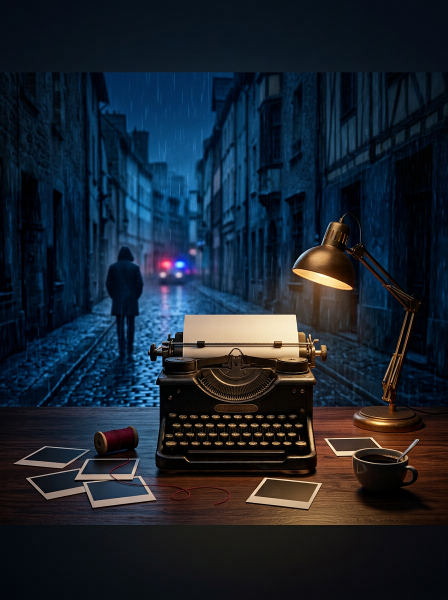
#> input picture production/mystery-cover-template/background.png, 896 x 1200 px (shown at 1/2 size)
$ python -i series_cover.py   (imports and definitions only)
#> lines starting #> are read from the running program, lines starting #| are printed output that depends on the picture; after the words box and inside, x2 and y2 are one past the last pixel; in counts of white or black regions, pixels touching at a corner belong together
#> further down, picture is the input picture: PIL image 896x1200 RGB; mean R, G, B 26.4, 35.9, 47
### production/mystery-cover-template/template.py
#!/usr/bin/env python3
"""迷案解码人系列封面的唯一版式：1080×1440，固定底板 + 期数角标 + 两行标题 + 片中截图窗口。

所有封面都走这一个函数，只换三样东西：期数、两行标题、窗口里的一张成片截图。
截图可以是本地图片路径，也可以是 Image 对象；不传时窗口留空（用于预览底板）。

版式坐标全部来自用户认可的第一期封面（IMG_0070.png），单位是像素：

    窗口外框  x 126–954, y 622–1027，奶油色描边 #b796 6a（2px）
    截图区    x 130–950, y 626–974
    字幕条    y 980–1025，底色 #15191d
"""
from __future__ import annotations

from pathlib import Path

import numpy as np
from PIL import Image, ImageDraw, ImageFilter, ImageFont, ImageOps

HERE = Path(__file__).resolve().parent
W, H = 1080, 1440
# 仓库自带的 Noto Serif CJK 常用字子集：生成封面不依赖网络，也不需要系统字体。
DEFAULT_FONT = HERE / "NotoSerifCJKsc-Common.otf"

LABEL = "迷案解码人"
SERIES_EN = "MYSTERY DECODER"
FOOTER = "真实案件 · 动画情景复原"
TAGLINE = "真相，藏在细节里"
KICKER = "真实案件"
KICKER_EN = "CASE FILE  /  TRUE STORY"

# 窗口几何（左, 上, 右, 下）
WINDOW = (126, 622, 954, 1027)
SHOT_BOX = (130, 626, 950, 974)
CAPTION_TOP, CAPTION_BOTTOM = 980, 1025
BORDER = (183, 150, 106)
CAPTION_FILL = (21, 25, 29)
CAPTION_LEFT = "本片画面 · 动画情景复原"

INK = "#140d0c"
LINE1_COLOR = "#fff0d0"
LINE2_COLOR = "#efd19b"
CREAM = "#f0dfbd"
RED_BAR = "#b83d36"
BADGE_FILL = "#871e20"
BADGE_EDGE = "#c65c51"
BADGE_TEXT = "#fff2d9"
RULE = "#a55c4c"
DASH = "#a53330"
FOOTER_COLOR = "#b8a996"
SERIES_EN_COLOR = "#a68a7d"

DIGITS = "零一二三四五六七八九"


# [41 lines left out: functions episode_text, plate, not called in this run]


def fill_crop(image: Image.Image, width: int, height: int, y_bias: float = 0.5,
              x_bias: float = 0.5) -> Image.Image:
    """等比铺满并裁切；y_bias 控制竖向取景（0 顶 / 1 底）。"""
#> called with width = 820, height = 348, y_bias = 0.5, x_bias = 0.5
    ratio = max(width / image.width, height / image.height)
#> ratio = 0.915
    resized = image.resize((max(width, round(image.width * ratio)),
                            max(height, round(image.height * ratio))), Image.Resampling.LANCZOS)
    left = int((resized.width - width) * x_bias)
#> left = 0
    top = int((resized.height - height) * y_bias)
#> top = 375
    return resized.crop((left, top, left + width, top + height))


# [97 lines left out: functions fitted_font, window_frame, cover, not called in this run]


def validate_line(value: str, name: str) -> None:
    if value != value.strip() or not value or len(value) > 18 or any(ord(c) < 32 or ord(c) == 127 for c in value):
        raise ValueError(f"{name}须为 1–18 字的单行文字，首尾不能有空格")


# [8 lines left out: function validate_glyphs, not called in this run]


__all__ = ["DEFAULT_FONT", "cover", "plate", "episode_text", "fill_crop", "fitted_font", "window_frame",
           "validate_line", "validate_glyphs", "W", "H", "np"]

### production/series_cover.py
#!/usr/bin/env python3
"""全系列统一的封面入口：只说期数，就自动选帧、自动拟标题、出竖版封面。

版式只有一份，在 `production/mystery-cover-template/template.py`（迷案解码人 1080×1440）。
这个模块负责三件事，供各项目的 `render.py` 和命令行共用：

1. `cover_config(story)` —— 从 `story.json` 取期数、两行标题、窗口目标帧；
2. `pick_frame(...)` —— 在成片里自动挑一帧「有信息量、没有被字幕压住」的画面；
3. `make(...)` / `render_with_frame(...)` —— 出 JPEG + 同名 PNG，并写标题记录。

命令行（用户只说「第 N 期」时 Agent 就跑这一条）：

    python3 -m production.series_cover \
        --episode 2 \
        --story production/holmes1893/story.json \
        --film 交付/H·H·霍姆斯_传说里的杀人城堡_三分钟_带声音.mp4 \
        --output 交付/H·H·霍姆斯_传说里的杀人城堡_封面.png

省略 `--output` 时会写到 `<story 所在项目>/delivery/系列封面_第N期.png`。
`--line1/--line2` 可覆盖自动拟好的标题；`--shot/--at` 可指定窗口画面（跳过自动选帧）。
"""
from __future__ import annotations

import argparse
import json
import re
import subprocess
import sys
import tempfile
from pathlib import Path

import numpy as np
from PIL import Image, ImageDraw, ImageFont

ROOT = Path(__file__).resolve().parents[1]
TEMPLATE_DIR = ROOT / "production" / "mystery-cover-template"
if str(TEMPLATE_DIR) not in sys.path:
    sys.path.insert(0, str(TEMPLATE_DIR))

import template  # noqa: E402  (需要在 sys.path 调整之后导入)

DEFAULT_SHOT = "S01"
DEFAULT_AT = 3.0
MAX_LINE = 18

# 自动选帧时的取样节奏：每 0.5 s 一帧，跳过每镜首尾各 0.8 s（转场淡入淡出）。
SAMPLE_STEP = 0.5
EDGE_GUARD = 0.8
# 字幕检测：窗口会裁掉上下，但字幕通常落在画面下方 12%～30%；用更宽的 32% 兜住两行字幕。
SUBTITLE_BAND = 0.32
SUBTITLE_LUMA = 215
SUBTITLE_INK_LIMIT = 350


# ------------------------------------------------------------------ 配置 / 标题
# [51 lines left out: functions cover_config, _trim, auto_title, not called in this run]


# ------------------------------------------------------------------ 选帧
def shot_windows(story: dict) -> list[tuple[str, float, float]]:
    shots = story.get("shots", [])
    return [(shot["id"], float(shot["start"]), float(shot["duration"])) for shot in shots]


# [15 lines left out: function _sample_times, not called in this run]


def _subtitle_ink(image: Image.Image) -> int:
    """画面下方字幕带里接近纯白的像素数：成片字幕是白/金色描边，很容易测出来。"""
    gray = image.convert("L")
    height = gray.height
    band = np.asarray(gray.crop((0, int(height * (1 - SUBTITLE_BAND)), gray.width, height)))
    return int((band > SUBTITLE_LUMA).sum())


def score_frame(image: Image.Image) -> dict:
    """窗口裁切后的观感分：先判「有没有主角 / 够不够有戏」，再比细节。

    三项硬指标来自封面需求本身：画面要有主体（人物或道具中心）、要有明暗对比、
    底部不能被成片字幕压住。都过关之后才比细节量，避免选出「挂着的衣服」「空房间」。
    """
    left, top, right, bottom = template.SHOT_BOX
    width, height = right - left, bottom - top
    crop = template.fill_crop(image, width, height)
    small = crop.resize((240, int(240 * height / width)), Image.Resampling.BILINEAR)
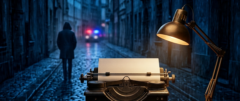
#> small: PIL image 240x101 RGB; mean R, G, B 34.1, 48.4, 63.9
    array = np.asarray(small, dtype=np.float32)

    luma = array @ np.array([0.299, 0.587, 0.114], dtype=np.float32)
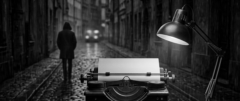
#> luma: shape (101, 240) float32; min 0, max 247.7, mean 45.9
    contrast = float(luma.std())
#> contrast = 48.28
    brightness = float(luma.mean())
#> brightness = 45.91
    colorfulness = float(np.abs(array[..., 0] - array[..., 2]).mean())
#> colorfulness = 46.74
    edges = float(np.abs(np.diff(luma, axis=0)).mean() + np.abs(np.diff(luma, axis=1)).mean())
#> edges = 15.49
    ink = _subtitle_ink(image)
#> in _subtitle_ink, `gray = image.convert("L")`:
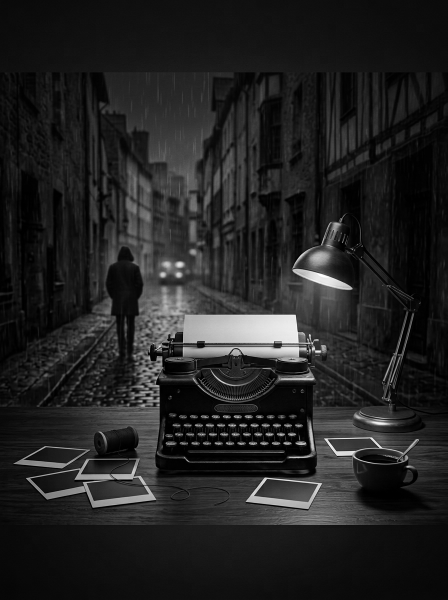
#> gray: PIL image 896x1200 L (shown at 1/2 size); min 0, max 255, mean 34.3
#> in _subtitle_ink, `band = np.asarray(gray.crop((0, int(height * (1 - SUBTITLE_BAND)), gra..`:
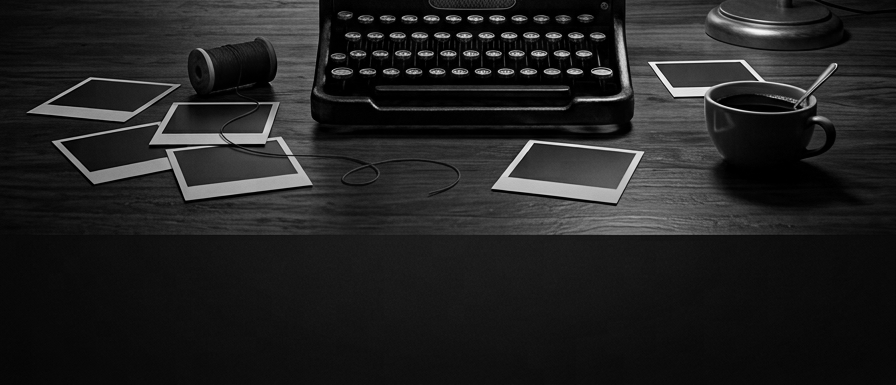
#> band: shape (385, 896); min 0, max 248, mean 34
#> ink = 1007

    # 人物：肤色像素占比。封面最需要的是「有人」，纯纹理墙纸/空走廊要排后面。
    rgb = array
    red, green, blue = rgb[..., 0], rgb[..., 1], rgb[..., 2]
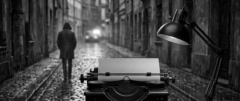
#> blue: shape (101, 240) float32; min 0, max 254, mean 63.9
    skin = ((red > 95) & (green > 40) & (blue > 20)
            & (red > green + 12) & (red > blue + 25)
            & (np.abs(red - green) > 12))
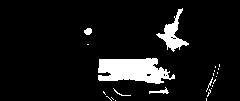
#> skin: shape (101, 240) bool; 8.6% white; 23 white regions (17 under 20 px), largest, box (x1, y1, x2, y2) and area: (98, 58, 175, 84) 1415, (156, 8, 189, 52) 459, (149, 87, 169, 94) 55, (84, 28, 92, 35) 44, (113, 88, 131, 96) 24, (206, 77, 213, 92) 21
    skin_share = float(skin.mean())
#> skin_share = 0.0856

    # 主体：中间 60% 区域里，明显偏离背景亮度的像素占比（人物/道具都会推高它）。
    mid = luma[int(luma.shape[0] * 0.15):int(luma.shape[0] * 0.85),
               int(luma.shape[1] * 0.20):int(luma.shape[1] * 0.80)]
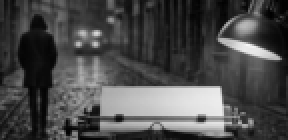
#> mid: shape (70, 144) float32 (shown 2 times larger); min 0.598, max 247.7, mean 75.3
    background = float(np.median(mid))
#> background = 56.97
    subject = float((np.abs(mid - background) > 32).mean()) if mid.size else 0.0
#> subject = 0.445

    score = (120 * min(skin_share, 0.12) / 0.12
             + 30 * subject + 0.35 * contrast + 0.6 * edges + 0.10 * colorfulness)
#> score = 129.8
    if skin_share < 0.004:      # 画面里没有人
        score -= 55
    if subject < 0.10:          # 几乎是平涂的空景
        score -= 45
    if contrast < 22:           # 没有明暗层次
        score -= 20
    if brightness < 28 or brightness > 235:
        score -= 25
    if ink > SUBTITLE_INK_LIMIT:
        score -= 120
#> score = 9.79
    return {"score": round(score, 2), "brightness": round(brightness, 1),
            "contrast": round(contrast, 1), "subject": round(subject, 3),
            "skin": round(skin_share, 4),
            "colorfulness": round(colorfulness, 1), "edges": round(edges, 2),
            "subtitle_ink": ink}


# [234 lines left out: functions pick_frame, contact_sheet, _label_font, render_with_frame, _write_meta, make and 4 more, not called in this run]


# [2 lines not run here, left out]

>>> from PIL import Image
>>> picture = Image.open('mystery-cover-template/background.png')
>>> result = score_frame(picture)
#> result = {'score': 9.79, 'brightness': 45.9, 'contrast': 48.3, 'subject': 0.445, 'skin': 0.0856, 'colorfulness': 46.7, 'edges': 15.49, 'subtitle_ink': 1007}

$ run again, on production/holmes1893/qa/render-picture176.jpg
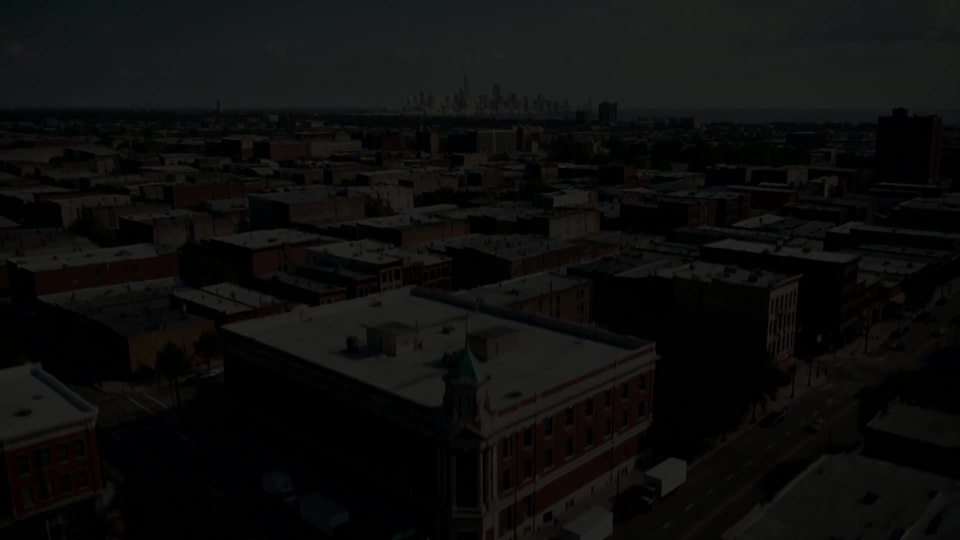
#> input picture production/holmes1893/qa/render-picture176.jpg, 1920 x 1080 px (shown at 1/2 size)
#> picture is the input picture: PIL image 1920x1080 RGB; mean R, G, B 13.2, 13.4, 12.4
#> contrast = 10.15
#> brightness = 11.92
#> colorfulness = 2.38
#> edges = 4.56
#> ink = 0
#> in score_frame, `red, green, blue = rgb[..., 0], rgb[..., 1], rgb[..., 2]`:
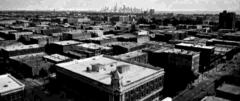
#> blue: shape (101, 240) float32; min 0, max 33, mean 10.9; drawn with min black and max white
#> skin: shape (101, 240) bool; every value is 0
#> in score_frame, `mid = luma[int(luma.shape[0] * 0.15):int(luma.shape[0] * 0.85), int(lu..`:
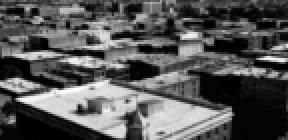
#> mid: shape (70, 144) float32 (shown 2 times larger); min 0, max 35.08, mean 12; drawn with min black and max white
#> background = 10.29
#> subject = 0
#> in score_frame, `score = (120 * min(skin_share, 0.12) / 0.12 + 30 * subject + 0.35 * co..`: score = 6.53
#> in score_frame, `score -= 55`: score = -48.47
#> in score_frame, `score -= 45`: score = -93.47
#> in score_frame, `score -= 20`: score = -113.5
#> in score_frame, `score -= 25`: score = -138.5
#> result = {'score': -138.5, 'brightness': 11.9, 'contrast': 10.2, 'subject': 0, 'skin': 0, 'colorfulness': 2.4, 'edges': 4.56, 'subtitle_ink': 0}

$ run again, on production/hakamada58/第六期_袴田事件_封面.png
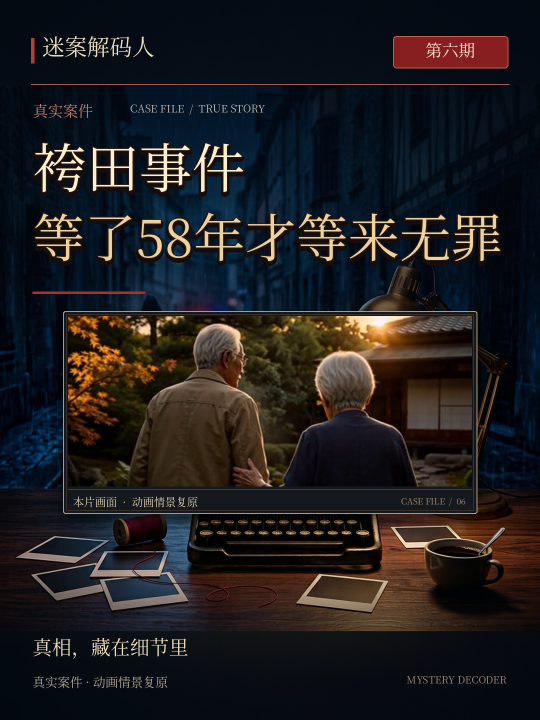
#> input picture production/hakamada58/第六期_袴田事件_封面.png, 1080 x 1440 px (shown at 1/2 size)
#> picture is the input picture: PIL image 1080x1440 RGB; mean R, G, B 31.5, 29.8, 31.2
#> contrast = 35.77
#> brightness = 36.35
#> colorfulness = 30.62
#> edges = 16.57
#> ink = 2336
#> in score_frame, `skin = ((red > 95) & (green > 40) & (blue > 20) & (red > green + 12) &..`:
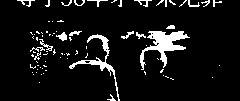
#> skin: shape (101, 240) bool; 8% white; 80 white regions (61 under 20 px), largest, box (x1, y1, x2, y2) and area: (140, 31, 190, 70) 703, (69, 34, 120, 101) 410, (56, 32, 67, 41) 55
#> skin_share = 0.0799
#> in score_frame, `mid = luma[int(luma.shape[0] * 0.15):int(luma.shape[0] * 0.85), int(lu..`:
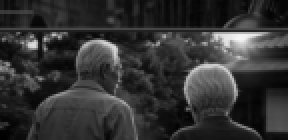
#> mid: shape (70, 144) float32 (shown 2 times larger); min 0.228, max 245.8, mean 51.1
#> background = 40.73
#> subject = 0.235
#> in score_frame, `score = (120 * min(skin_share, 0.12) / 0.12 + 30 * subject + 0.35 * co..`: score = 112.4
#> in score_frame, `score -= 120`: score = -7.56
#> result = {'score': -7.56, 'brightness': 36.3, 'contrast': 35.8, 'subject': 0.235, 'skin': 0.0799, 'colorfulness': 30.6, 'edges': 16.57, 'subtitle_ink': 2336}
